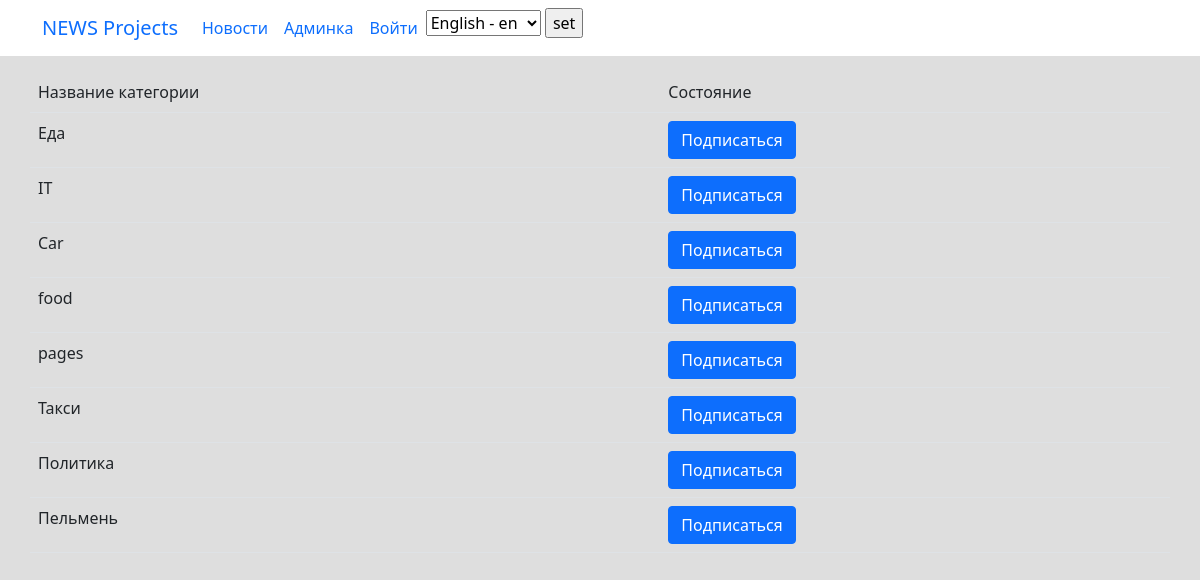
The app's page /news/categories/ with its own data.
### news/models.py (models this page shows)
class Category(models.Model):
    category_name = models.CharField(max_length=64, unique=True)
    subscribers = models.ManyToManyField(User, blank=True, null=True)
    class Meta:
        verbose_name = 'Категория'
        verbose_name_plural = 'Категории'
    def __str__(self):
        return self.category_name

### news/views.py (the view)
# urls.py: path('categories/', CatigoriesView.as_view(), name = 'categories_list'),
class CatigoriesView(ListView):
    template_name = 'category/categories.html'
    context_object_name = 'categories'
    queryset = Category.objects.all()

### templates/category/categories.html (shortened to what this page needs)
{% extends 'flatpages/base.html' %}
{% load custom_filters %}
{% block content %}
{% if categories %}
    <table class="detail_table table">
        <tr>
            <td class='detail_column column'>
                Название категории
            </td>
            <td class='detail_column column'>
                Состояние
            </td>
        </tr>
        {% for category in categories %}
            <tr>
                <td>
                    {{ category }}
                </td>
                <td>
                    {% if user in category.subscribers.all %}
                        <form action="{% url 'unsubscribe' category.id %}">
                            <input type="submit" class="btn btn-secondary " value="Отписаться"/>
                        </form>
                    {% else %}
                        <form action="{% url 'subscribe' category.id %}">
                            <input type="submit" class="btn btn-primary " value="Подписаться">
                        </form>
                    {% endif %}
                </td>
            </tr>
        {% endfor %}
    </table>
{% else %}
<h1>No catigories</h1>
{% endif %}
{% endblock content %}

### records on screen
Category: category_name "Еда"
Category: category_name "IT"
Category: category_name "Car"
Category: category_name "food"
Category: category_name "pages"
Category: category_name "Такси"
Category: category_name "Политика"
Category: category_name "Пельмень"

### other values on screen
form field language "English - en"
